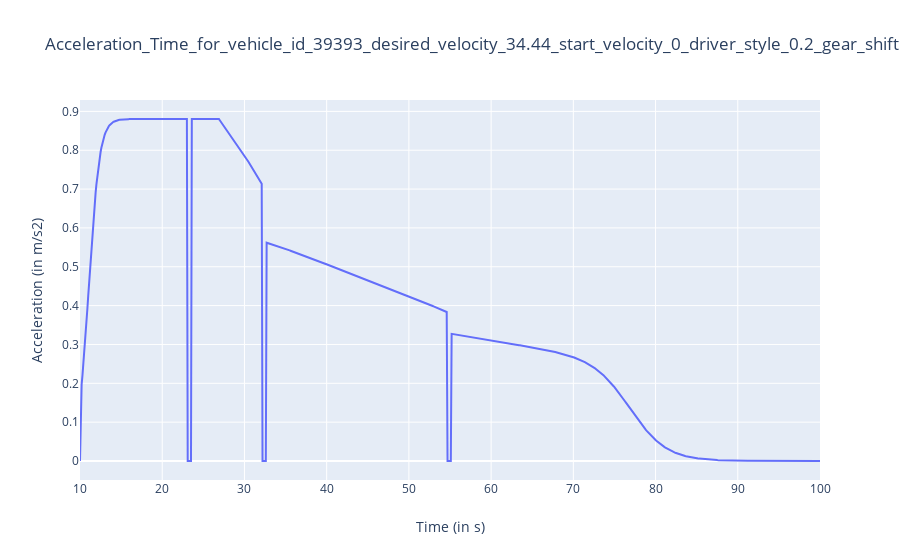

Notebook code cell kept with this figure:
### Markdown cell above
# Compute and plots acceleration versus time graph of the vehicle

### Code cell
layout = go.Layout(title=f"Acceleration_Time_for_vehicle_id_{vehicle_id}_desired_velocity_{np.round(desired_velocity, 2)}_start_velocity_{np.round(starting_velocity, 2)}_driver_style_{driver_style}_gear_shifting_style_{gear_shifting_style}",
                xaxis=dict(title='Time (in s)'),
                yaxis=dict(title='Acceleration (in m/s2)'))
data = [dict(x=outputs['times'], y=outputs['accelerations'])]
fig = go.Figure(data=data, layout=layout)
iplot(fig)

### Figure 1 — Plotly figure (JSON) as saved in the notebook; plotly's stock layout.template omitted (floating-point values rounded to 4 significant figures; data arrays with more than 128 entries replaced by an {"elided": "..."} marker saying what was removed)
{"data": [{"type": "scatter", "x": {"elided": "901 float values"}, "y": {"elided": "902 float values"}}], "layout": {"title": {"text": "Acceleration_Time_for_vehicle_id_39393_desired_velocity_34.44_start_velocity_0_driver_style_0.2_gear_shifting_style_0.9"}, "xaxis": {"title": {"text": "Time (in s)"}}, "yaxis": {"title": {"text": "Acceleration (in m/s2)"}}}}
